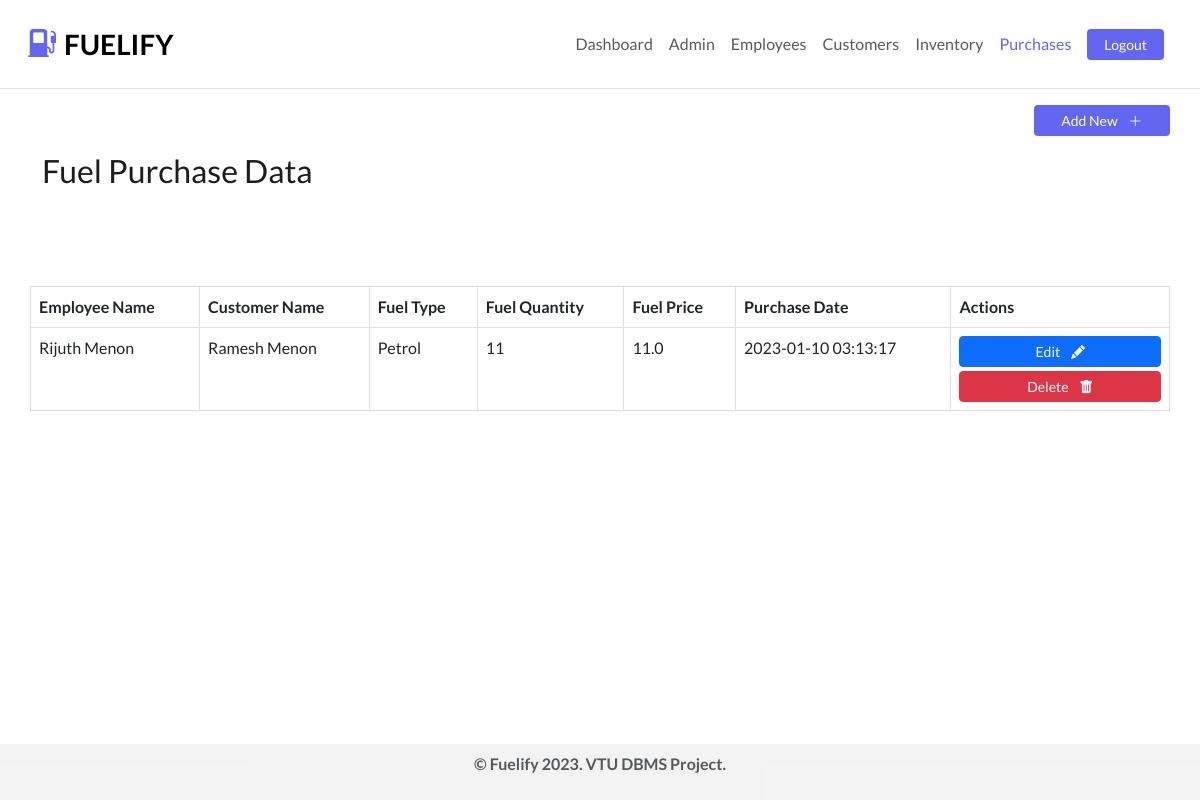
/fuel_purchases (signed in), run on an earlier commit of the app's database.
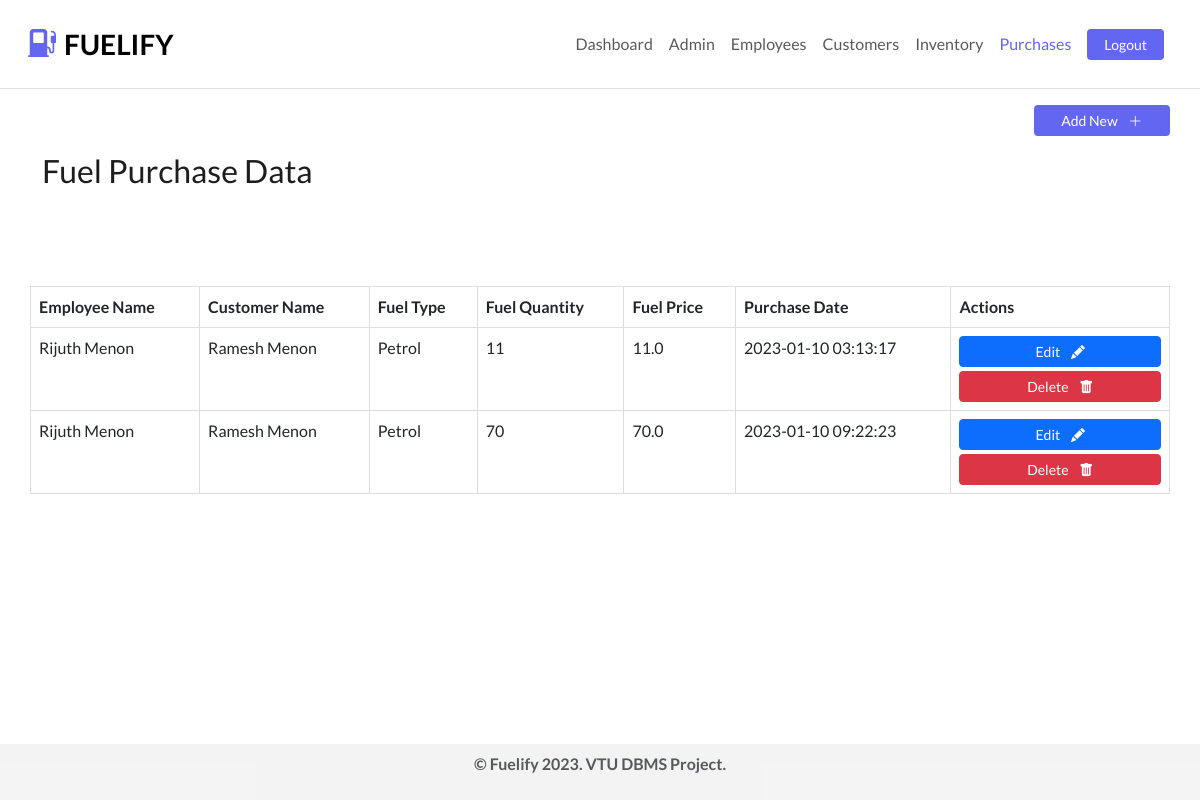
And on a later commit of the database.
### tables this page shows
CREATE TABLE fuel_purchases (
                    purchase_id INTEGER PRIMARY KEY,
                    employee_id INTEGER,
                    customer_id INTEGER,
                    fuel_id INTEGER,
                    quantity INTEGER,
                    price FLOAT,
                    purchase_date DATE,
                FOREIGN KEY (employee_id) REFERENCES employees(employee_id) ON DELETE CASCADE, 
                FOREIGN KEY (customer_id) REFERENCES customer_information(customer_id) ON DELETE CASCADE,
                FOREIGN KEY (fuel_id) REFERENCES fuel_inventory(fuel_id) ON DELETE CASCADE
                );

CREATE TABLE employees (
                employee_id INTEGER PRIMARY KEY,
                first_name VARCHAR(255),
                last_name VARCHAR(255),
                phone_number VARCHAR(255),
                address VARCHAR(255),
                email VARCHAR(255),
                job_role VARCHAR(255),
                salary FLOAT
            );

CREATE TABLE customer_information (
                    customer_id INTEGER PRIMARY KEY,
                    first_name VARCHAR(255),
                    last_name VARCHAR(255),
                    phone_number VARCHAR(255),
                    email VARCHAR(255)
                );

CREATE TABLE fuel_inventory (
                    fuel_id INTEGER PRIMARY KEY,
                    fuel_type VARCHAR(255),
                    quantity FLOAT,
                    price FLOAT
                );

### routes/fuel_purchases.py (the view)
@fuel_purchases_routes.route('/fuel_purchases')
@login_required
def fuel_purchases():
    fuel_purchase_data = FuelPurchases().get()
    customer_data = Customer().get()
    employee_data = Employee().get()
    fuel_data = FuelInventory().get()
    return render_template('fuel_purchases.html', fuel_purchases=fuel_purchase_data, customers=customer_data, employees=employee_data, fuels=fuel_data, request_path=request.path,  role=session['role'], logged_in=True)

### helpers/utils.py (called while the page is built)
def login_required(f):
    @wraps(f)
    def wrap(*args, **kwargs):
        if 'user_id' in session:
            return f(*args, **kwargs)
        else:
            flash('Please login first!')
            return redirect(url_for('auth_routes.login'))
    return wrap

### models/customer.py (called while the page is built)
    def get(self, customer_id=None):
        if customer_id:
            cursor = self.execute(
                """
                SELECT * FROM customer_information
                WHERE customer_id = ?
                """,
                (customer_id,)
            )
            return cursor.fetchone()
        else:
            cursor = self.execute(
                """
                SELECT * FROM customer_information
                """
            )
            return cursor.fetchall()

### models/database.py (called while the page is built)
    def execute(self, query, params=None):
        cursor = self.conn.cursor()
        if params:
            cursor.execute(query, params)
        else:
            cursor.execute(query)
        self.conn.commit()
        return cursor

### templates/fuel_purchases.html (shortened to what this page needs)
{% extends 'partials/_base.html' %}
{% block content %}
<div class="container mb-5">
    <div class="row justify-content-end align-items-center">
        <div class="row w-50 justify-content-end align-items-center my-3">
            <button type="button" class="w-25 btn btn-sm btn-prime" data-bs-toggle="modal" data-bs-target="#add-fuel">
                Add New <i class="text-white ms-2 bi-plus-lg"></i>
            </button>
        </div>
        <h2 class="mb-5">Fuel Purchase Data </h2>
    </div>
    <div class="row">
        <table class="table mt-5 rounded-2 mb-5" id="records">
            <thead>
                <tr>
                    <th>Employee Name</th>
                    <th>Customer Name</th>
                    <th>Fuel Type</th>
                    <th>Fuel Quantity</th>
                    <th>Fuel Price</th>
                    <th>Purchase Date</th>
                    <th>Actions</th>
                </tr>
            </thead>
            <tbody>
                {% for purchase in fuel_purchases %}
                <tr>
                    <td>{{ purchase[1] }} {{ purchase[2] }}</td>
                    <td>{{ purchase[3] }} {{ purchase[4] }}</td>
                    <td>{{ purchase[5] }}</td>
                    <td>{{ purchase[6] }}</td>
                    <td>{{ purchase[7] }}</td>
                    <td>{{ purchase[8]}}</td>
                    <td>
                        <div class="row">
                            <div class="col text-center">
                                <button type="button" class="btn mb-1 w-100 btn-sm btn-primary" data-bs-toggle="modal"
                                    data-bs-target="#update-{{ purchase[0] }}">
                                    Edit <i class="text-white ms-2 bi-pencil-fill"></i>
                                </button>
                                <button type="button"
                                    class="btn {%if role.lower() == 'employee' %} disabled {%endif%} text-white w-100 btn-sm btn-danger "
                                    data-bs-toggle="modal" data-bs-target="#delete-{{ purchase[0] }}">
                                    Delete <i class="ms-2 bi-trash-fill"></i>
                                </button>
                            </div>
                        </div>
                    </td>
                </tr>
                {% endfor %}
            </tbody>
        </table>
    </div>
</div>
{%endblock%}

What changed in the data, as far as the page shows it:
added fuel_purchases: first_name "Rijuth", last_name "Menon", first_name "Ramesh", fuel_type "Petrol", quantity "70", price "70.0", purchase_date "2023-01-10 09:22:23"
